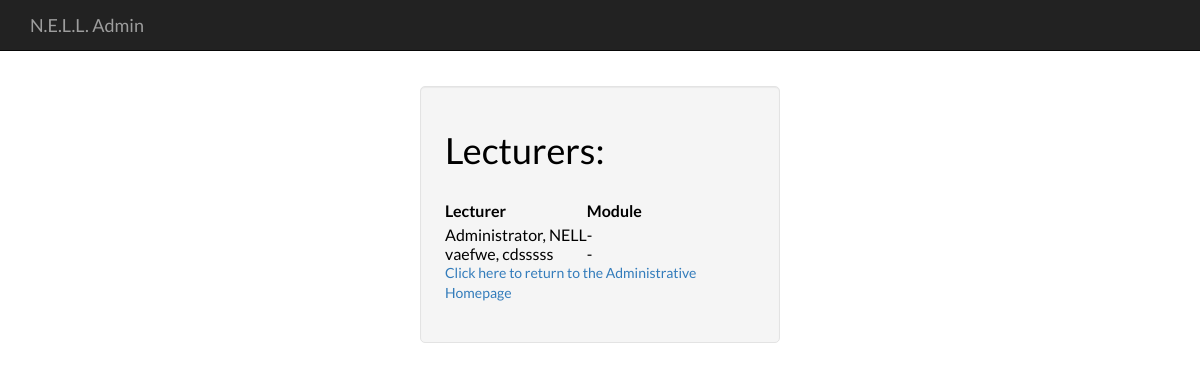
Before: /lecList.php with the older database file.
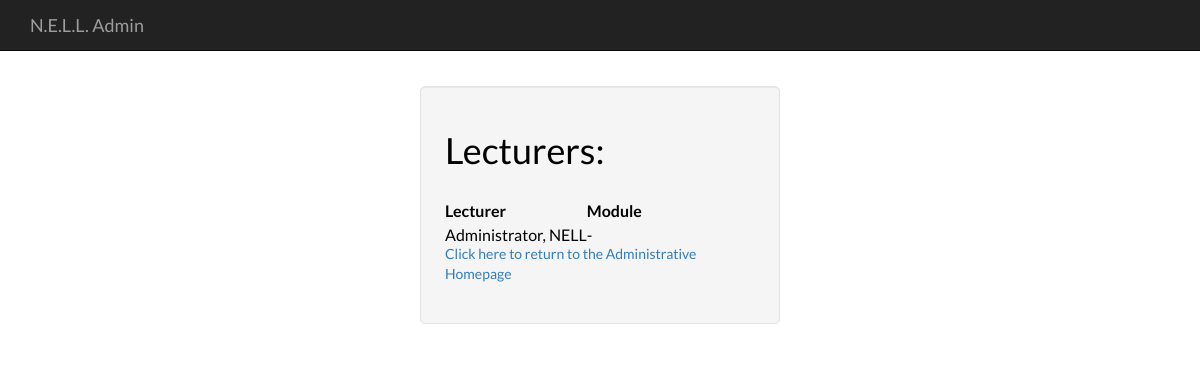
After: the same page with the newer database file.
### tables this page shows
CREATE TABLE IF NOT EXISTS `lecturers` (
  `lecturer_id` int(9) NOT NULL,
  `username` varchar(20) NOT NULL,
  `email` varchar(40) NOT NULL,
  `password` varchar(20) NOT NULL,
  `first_name` varchar(30) NOT NULL,
  `last_name` varchar(30) NOT NULL
);

### lecList.php (the view, shortened to what this page needs)
<html>
	<head>
        <link href="css/font-awesome.min.css"
        rel="stylesheet" type="text/css">
        <link href="css/bootstrap.css"
        rel="stylesheet" type="text/css">
	</head>
	<body>
		<div class="navbar navbar-default navbar-inverse navbar-static-top">
			<div class="container">
				<div class="navbar-header">
					<a class="navbar-brand" href="adminPage.php"><span>N.E.L.L. Admin</span></a>
				</div>
				<div class="collapse navbar-collapse" id="navbar-ex-collapse">
				</div>
			</div>
		</div>
		<div class="section">
			<div class="container">
                <div class="row">
                    <div class="col-md-4"></div>
                    <div class="col-md-4">
                        <div class="well well-lg">
							<div>
								<h1>
								Lecturers:
								</h1>
								<br/>
								<table>
									<tr>
										<td>
											<label>Lecturer</label>
										</td>
										<td>
											<label>Module</label>
										</td>
									</tr>
									<?php
										$query = mysql_query("SELECT lecturer_id, last_name, first_name FROM lecturers");
										while($row = mysql_fetch_array($query))
										{
											$lName = $row["last_name"];
											$fname = $row["first_name"];
											$id = $row["lecturer_id"];
											echo '
												<tr>
													<td>
														' . $lName . ', ' . $fname . '
													</td>
													<td>';
														$result = mysql_query("SELECT mod_code FROM modules WHERE lecturer_id = " . $id);
														if(mysql_num_rows($result) > 0)
														{
															echo $result["mod_code"];
														}
														else
														{
															echo '-';
														}
											echo		'
													</td>
												</tr>';
										}
									?>
								</table>
							</div>
							<div class = "form-group">
								<a href = "adminPage.php">
									Click here to return to the Administrative Homepage
								</a>
							</div>
						</div>
					</div>
				</div>
			</div>
		</div>
	<body/>
<html>

Changed rows visible on the page:
removed lecturers: last_name "vaefwe", first_name "cdsssss"
